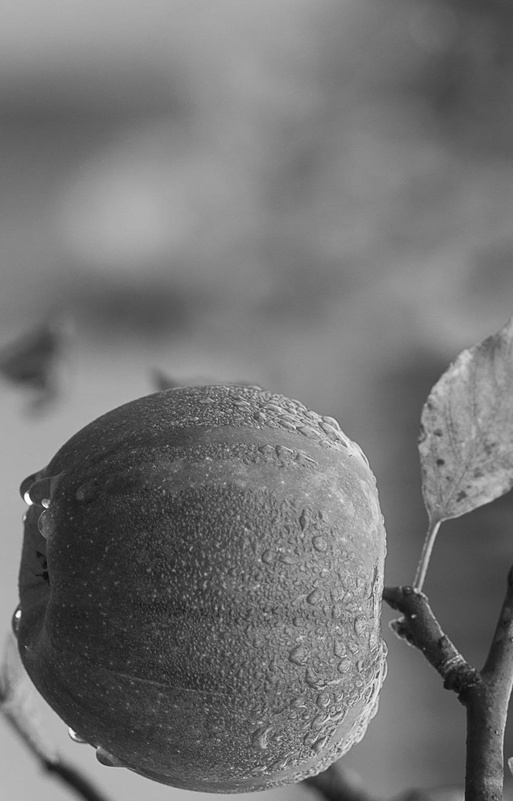
#> input picture exp4/1.jpg, 513 x 801 px, shrunk from 964 x 1505 before the run
$ jupyter execute Untitled.ipynb
#> lines starting #> are read from the running program, lines starting #| are printed output that depends on the picture
[cell 1]
import numpy as np
import matplotlib.pyplot as plt
import cv2
from skimage import measure, transform

gray_image1 = cv2.imread('./1.jpg', cv2.IMREAD_GRAYSCALE)
#> gray_image1 is the input picture: shape (801, 513); min 10, max 255, mean 115.5
gray_image2 = cv2.imread('./2.jpg', cv2.IMREAD_GRAYSCALE)
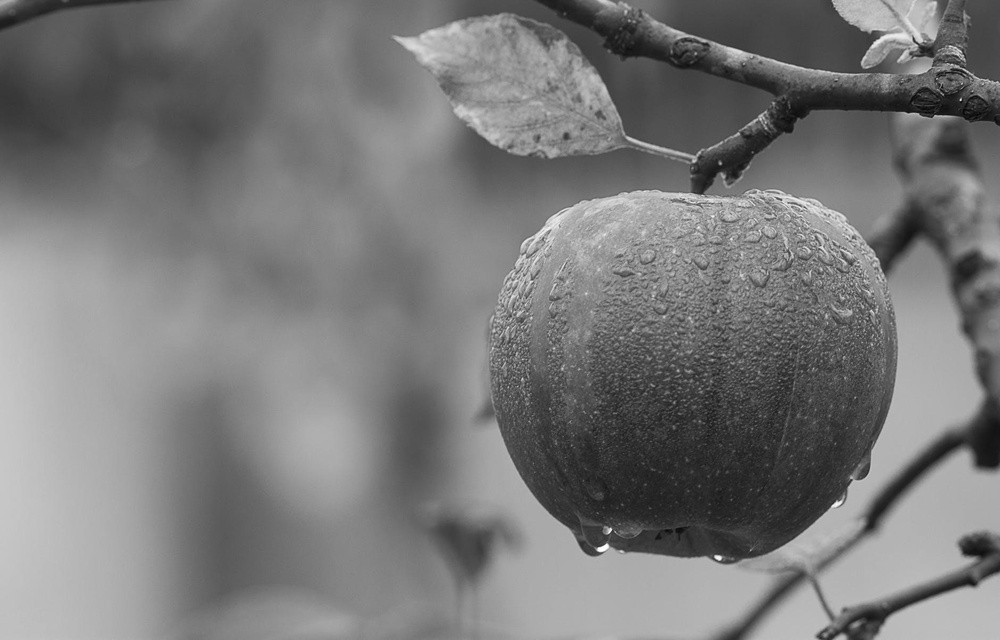
#> input picture exp4/2.jpg, 1000 x 640 px, shrunk from 1880 x 1204 before the run
#> gray_image2 is the input picture: shape (640, 1000); min 1, max 255, mean 121.2

orb = cv2.ORB_create(nfeatures=500) # You can adjust this number based on your image characteristics

keypoints1, descriptors1 = orb.detectAndCompute(gray_image1, None)
#> keypoints1 = 500 keypoints; strongest (x, y, size): (31, 502, 31), (47, 506, 31), (46, 505, 44.6), (42, 504, 31)
keypoints2, descriptors2 = orb.detectAndCompute(gray_image2, None)
#> keypoints2 = 500 keypoints; strongest (x, y, size): (598, 548, 31), (598, 550, 31), (598, 549, 44.6), (719, 557, 37.2)

method = cv2.DESCRIPTOR_MATCHER_BRUTEFORCE_HAMMING
matcher = cv2.DescriptorMatcher_create(method)
matches = matcher.match(descriptors1, descriptors2, None)
#> matches = 500 matches

src_pts = np.float32([keypoints1[m.queryIdx].pt for m in matches]).reshape(-1, 1, 2)
#> src_pts = 500 rows, first 8: [303, 412], [381, 598], [378, 673], [197, 418], [245, 390], [338, 439], [306, 717], [454, 661]
dst_pts = np.float32([keypoints2[m.trainIdx].pt for m in matches]).reshape(-1, 1, 2)
#> dst_pts = 500 rows, first 8: [526.8, 256.8], [702, 195], [777, 198], [522, 378], [717.1, 309.3], [542.4, 237.6], [821, 269], [765, 122]

model_robust, inliers = cv2.findHomography(src_pts, dst_pts, cv2.RANSAC, 5.0)
#> model_robust = [[0.00159, 1.01, 100.4], [-1.01, 0.00369, 576.4], [3.01e-06, 1.11e-05, 1]]; inliers = 500 values, max 1 at index 1, min 0 at index 0, mean 0.616
aligned_image = cv2.warpPerspective(gray_image1, model_robust, (gray_image2.shape[1], gray_image2.shape[0]))
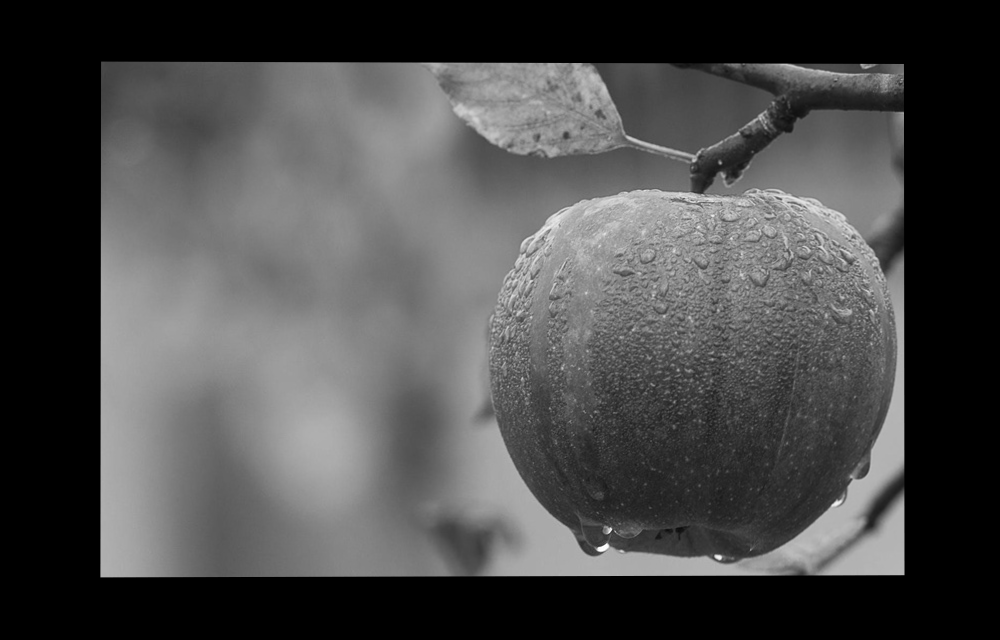
#> aligned_image: shape (640, 1000); min 0, max 255, mean 74.5

fig, axes = plt.subplots(1, 3, figsize=(12, 4))
ax = axes.ravel()

ax[0].imshow(gray_image1, cmap=plt.cm.gray)
ax[0].set_title("Image 1")

ax[1].imshow(gray_image2, cmap=plt.cm.gray)
ax[1].set_title("Image 2")

ax[2].imshow(aligned_image, cmap=plt.cm.gray)
ax[2].set_title("Aligned Image 1")

for a in ax: a.axis('off')


plt.tight_layout()
plt.show()
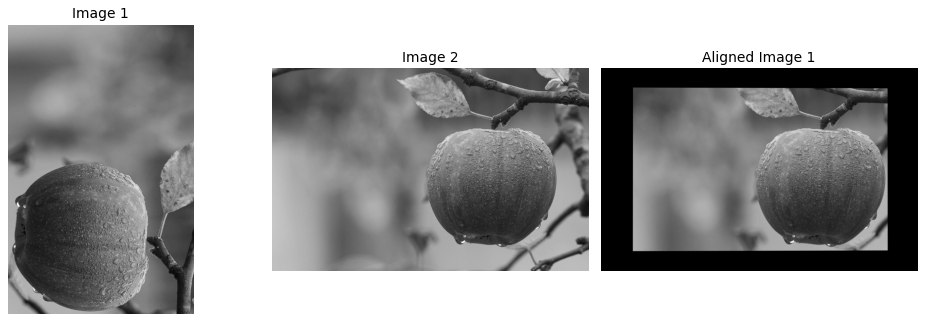
#> figure drawn by matplotlib, 3 panels
